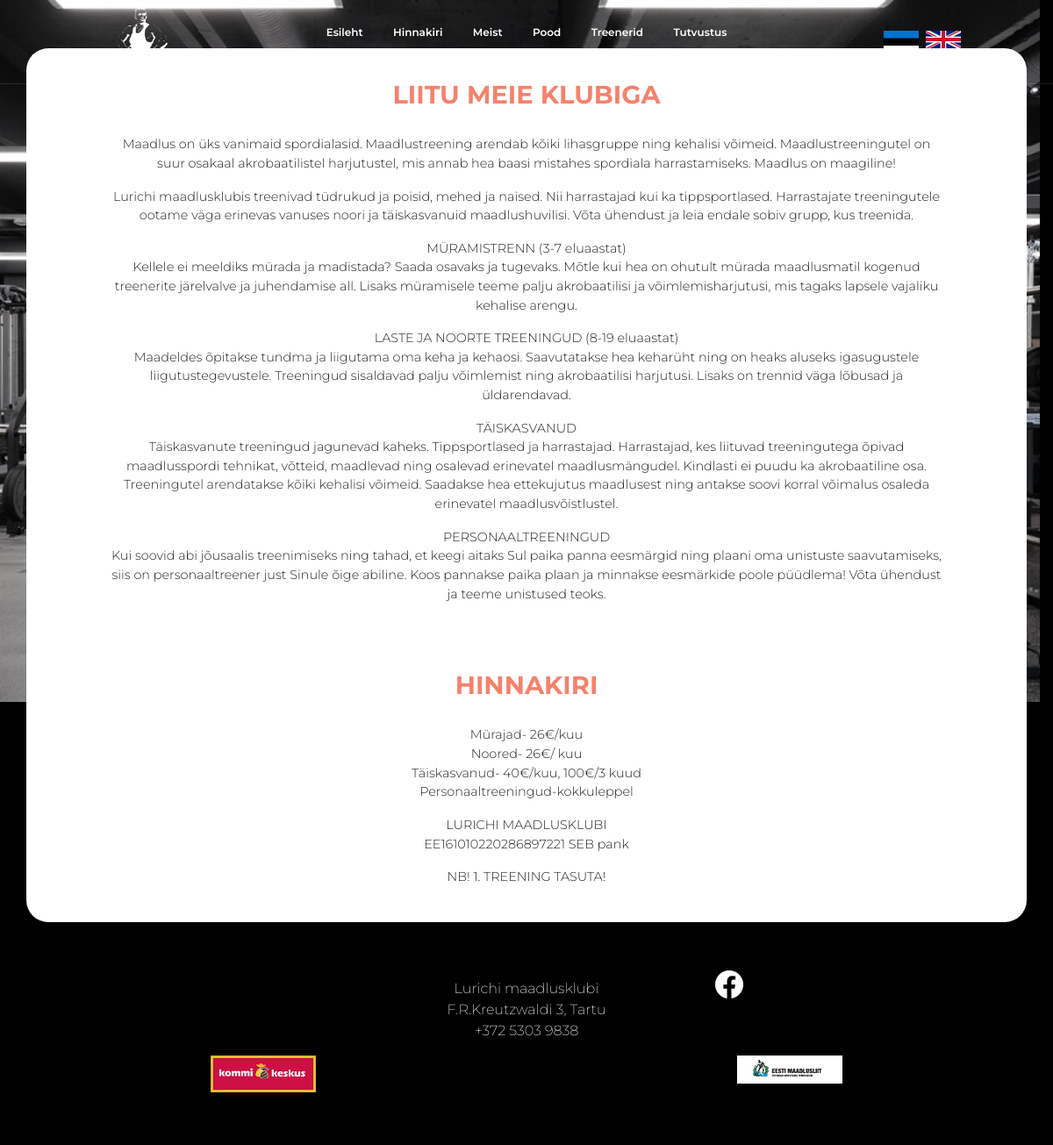
The page /hinnakiri/ on the database its author committed.
### navbar/models.py (models this page shows, shortened)
class Navbar_lang(models.Model):
	lang = models.OneToOneField(Lang, on_delete=models.CASCADE)
	index = models.CharField(max_length=15, blank=True)
	hinnakiri = models.CharField(max_length=15, blank=True)
	meist = models.CharField(max_length=15, blank=True)
	pood = models.CharField(max_length=15, blank=True)
	treenerid = models.CharField(max_length=15, blank=True)
	tutvustus = models.CharField(max_length=15, blank=True)
	blog = models.CharField(max_length=15, blank=True)
	footer_info = models.TextField(blank=True)
	logo = models.ImageField()

class Lang(models.Model):
	lang = models.CharField(max_length=3, unique=True)
	flag = models.ImageField()

class Social_media(models.Model):
	url = models.CharField(max_length=999, blank=True)
	icon = models.CharField(max_length=20, blank=True)

class Toetaja(models.Model):
	url = models.CharField(max_length=999, blank=True)
	logo = models.ImageField(blank=True)

### hinnakiri/models.py (models this page shows, shortened)
class Hinnakiri_lang(models.Model):
	lang = models.OneToOneField(Lang, on_delete=models.CASCADE)
	bg = models.ImageField(blank=True)
	title = models.CharField(max_length=999, blank=True)
	text = models.TextField(blank=True)
	title2 = models.CharField(max_length=999, blank=True)
	pricing = models.TextField(blank=True)

### hinnakiri/views.py (the view)
# urls.py: url(r'^hinnakiri/', include('hinnakiri.urls')),
def hinnakiri(request):
	if 'lang' not in request.session:
		request.session['lang'] = 'est'
	if bool(request.POST) == True:
		if request.POST['submit-btn'] == 'lang':
			request.session['lang'] = request.POST['langselect']
			return HttpResponseRedirect('/hinnakiri') #INDEX\i puhul '/'
	return render(request, 'hinnakiri.html', context={
		'contact':Contact.objects.all()[0],
		'navbar_lang':Navbar_lang.objects.get(lang=Lang.objects.get(lang=request.session['lang'])),
		'flags': Lang.objects.all(),
		'lang':Hinnakiri_lang.objects.get(lang=Lang.objects.get(lang=request.session['lang'])),
		'social_media': Social_media.objects.all(),
		'toetajad': Toetaja.objects.all()
		})

### templates/hinnakiri.html (shortened to what this page needs)
{% load static %}
{% include "navbar/navbar.html" %}
<link rel="stylesheet" type="text/css" href="{% static "hinnakiri.css" %}">
<div class="main">
	<div class="row sisu">
		<div class="container hinnakiri">
			<h1>{{ lang.title|upper }}</h1>
			<p>{{ lang.text|linebreaks }}</p>
			<br>
			<h3>{{ lang.title2|upper }}</h3>
			<p>{{ lang.pricing|linebreaks }}</p>
		</div>
	</div>
</div>
{% include "navbar/footer.html" %}

### templates/navbar/navbar.html (shortened to what this page needs)
{% load static %}
<!DOCTYPE html>
<html lang="en">
<head>
<link rel="stylesheet" href="https://maxcdn.bootstrapcdn.com/bootstrap/4.0.0/css/bootstrap.min.css">
<link rel="stylesheet" href="https://cdn.jsdelivr.net/npm/bootstrap-icons@1.3.0/font/bootstrap-icons.css">
<link rel="stylesheet" type="text/css" href="{% static 'all.css' %}">
</head>
<body>
<link rel="stylesheet" href="https://cdnjs.cloudflare.com/ajax/libs/font-awesome/4.7.0/css/font-awesome.min.css">
<div class="navbar">
	<div class="col-3">
		<a href="/" class="logo">
			<img src="{{ navbar_lang.logo.url }}">
		</a>
	</div>
	<div class="col-6 navigatsioon">
		<a href="/">{{ navbar_lang.index }}</a>
		<a href="/hinnakiri">{{ navbar_lang.hinnakiri }}</a>
		<a href="/meist">{{ navbar_lang.meist }}</a>
		<a href="/pood">{{ navbar_lang.pood }}</a>
		<a href="/treenerid">{{ navbar_lang.treenerid }}</a>
		<a href="/tutvustus">{{ navbar_lang.tutvustus }}</a>
		<a href="/blog">{{ navbar_lang.blog }}</a>
	</div>
	<div class="col-3">
		{% for flag in flags %}
			<div class="col-2 navbar-desktop__langs__item">
				<form method="POST"> {% csrf_token %}
					<button type="submit" name="submit-btn" value="lang" style="background-image: url('{{ flag.flag.url }}');">
					</button>
				</form>
			</div>
		{% endfor %}
	</div>
</div>

### templates/navbar/footer.html (shortened to what this page needs)
{% load static %}
<div class="container footer col-12">
	<div class="row">
		<div class="col-2"></div>
		<div class="col-2"></div>
		<div class="col-4 footer-info">
			<p>{{ navbar_lang.footer_info|linebreaks }}</p>
		</div>
		<div class="col-2 socials">
			{% for social in social_media %}
			<a href="{{ social.url }}" target="_blank"><i class="bi-{{ social.icon }}"></i></a>
			{% endfor %}
		</div>
		<div class="col-2"></div>
	</div>
	<div class="row toetajad">
		{% for toetaja in toetajad %}
		<div class="col">
		<a href="{{ toetaja.url }}" target="_blank">
			<img src="{{ toetaja.logo.url }}">
		</a>
		</div>
		{% endfor %}
	</div>
</div>
</body>
</html>

### static/all.css (style rules this page uses)
:root { --kontrast: #f36347; --kontrast-0: rgba(243, 99, 71, 0); --kontrast-50: rgba(243, 99, 71, .5); --kontrast-25: rgba(243, 99, 71, .25); --kontrast-10: rgba(243, 99, 71, .1); }
html { overflow-x: hidden; }
body { font-family: Montserrat; font-weight: 600; overflow-x: hidden; width: 100vw; background-color: black; }
.navbar { z-index: 10000; text-align: center; height: 12vh; width: 100vw; border-bottom: thin solid rgba(255,255,255,.1); transform: all .5s; transition: all .5s; }
.navbar a { color: white; text-decoration: none; margin-left: 1.25em; margin-right: 1.25em; font-size: .75em; transform: all .5s; transition: all .5s; border-bottom: solid 2px var(--kontrast-0); }
.navbar .logo img, .navbar .logo { max-width: 10vw; height: 10vh; }
.navbar-desktop__langs__item { display: inline-block; }
.navbar-desktop__langs__item button { padding: 0 0 0 0; border: none; width: 2.5em; height: 1.25em; background-size: cover; cursor: pointer; }
.main { display: block; width: 100vw; min-height: 87vh; margin-top: -12vh; background-position: fixed; z-index: -1; padding-left: 0 !important; padding-right: 0 !important; }
.footer { margin-top: 2em; background-color: black; color: white; padding-top: 1em; padding-bottom: 2em; }
.footer a { text-decoration: none; }
.footer .footer-info { text-align: center; font-weight: 250; }
.footer .socials a { color: white; font-size: 2em; transition: all .25s; }
.footer .toetajad a { text-decoration: none; }
.footer .toetajad img { width: 10vw; display: block; margin-left: auto; margin-right: auto; }

### static/hinnakiri.css (style rules this page uses)
.hinnakiri { margin-top: 15vh; padding-bottom: 3vh; background-color: white; border-radius: 25px; min-height: 75vh; text-align: center; padding-left: 7.5%; padding-right: 7.5%; }
.hinnakiri h3, .hinnakiri h1 { margin-top: 1.25em; margin-bottom: 1em; opacity: .8; font-size: 1.8em; font-weight: 700; color: var(--kontrast); }
.hinnakiri p { font-weight: 350; font-size: .9em; }

### rows shown on the page
Navbar_lang: logo (picture), index "Esileht", hinnakiri "Hinnakiri", meist "Meist", pood "Pood", treenerid "Treenerid", tutvustus "Tutvustus", blog "Uudised", footer_info "Lurichi maadlusklubi F.R.Kreutzwaldi 3, Tartu +372 5303 9838"
Lang: flag (picture)
Lang: flag (picture)
Hinnakiri_lang: title "LIITU MEIE KLUBIGA", text "Maadlus on üks vanimaid spordialasid. Maadlustreening arendab kõiki lihasgruppe ning kehalisi võimeid. Maadlustreeningutel on suur osakaal akrobaatilistel harjutustel, mis annab hea baasi mistahes spordiala harrastamiseks. Maadlus on maagiline! Lurichi maadlusklubis treenivad tüdrukud ja poisid, mehed ja naised. Nii harrastajad kui ka tippsportlased. Harrastajate treeningutele ootame väga erinevas vanuses noori ja täiskasvanuid maadlushuvilisi. Võta ühendust ja leia endale sobiv grupp, kus treenida. MÜRAMISTRENN (3-7 eluaastat) Kellele ei meeldiks mürada ja madistada? Saada osavaks ja tugevaks. Mõtle kui hea on ohutult mürada maadlusmatil kogenud treenerite järelvalve ja juhendamise all.…", title2 "HINNAKIRI", pricing "Mürajad- 26€/kuu Noored- 26€/ kuu Täiskasvanud- 40€/kuu, 100€/3 kuud Personaaltreeningud-kokkuleppel LURICHI MAADLUSKLUBI EE161010220286897221 SEB pank NB! 1. TREENING TASUTA!"
Toetaja: logo (picture)
Toetaja: logo (picture)
